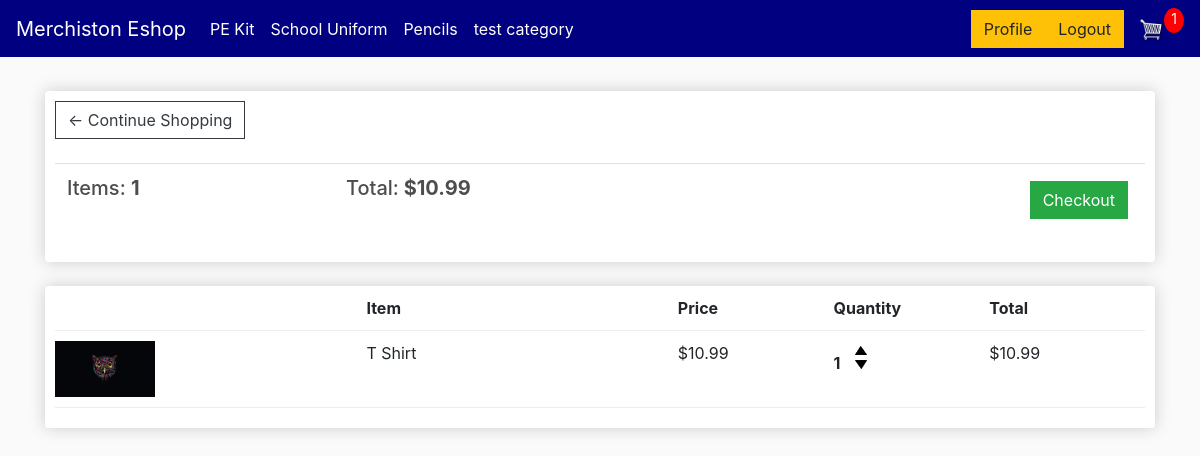
The app's page /cart/ (signed in) with its own data.
### store/models.py (models this page shows, shortened)
class Category(models.Model):
    title = models.CharField(max_length=255)
    slug = models.SlugField(max_length=255, unique=True, default=uuid.uuid1)
    class Meta:
        verbose_name_plural = 'Categories'

class Order(models.Model):
    customer = models.ForeignKey(Customer, on_delete=models.SET_NULL, null=True, blank=True)
    date_ordered = models.DateTimeField(auto_now_add=True)
    complete = models.BooleanField(default=False)
    transaction_id = models.CharField(max_length=100, null=True)
    @property
    def get_cart_total(self):
        orderitems = self.orderitem_set.all()
        total = sum([item.get_total for item in orderitems])
        return total
    @property
    def get_cart_items(self):
        orderitems = self.orderitem_set.all()
        total = sum([item.quantity for item in orderitems])
        return total

class OrderItem(models.Model):
    product = models.ForeignKey(Product, on_delete=models.SET_NULL, null=True)
    order = models.ForeignKey(Order, on_delete=models.SET_NULL, null=True)
    quantity = models.IntegerField(default=0, null=True, blank=True)
    date_added = models.DateTimeField(auto_now_add=True)
    @property
    def get_total(self):
        total = self.product.price * self.quantity
        return total

class Product(models.Model):
    category = models.ForeignKey(Category, related_name='products', on_delete=models.CASCADE, default=1)
    name = models.CharField(max_length=200)
    price = models.FloatField()
    digital = models.BooleanField(default=False, null=True, blank=True)
    image = models.ImageField(null=True, blank=True)
    description = models.TextField(null=True, blank=True)
    slug = models.SlugField(max_length=255, unique=True, default=uuid.uuid1)
    @property
    def imageURL(self):
        try:
            url = self.image.url
        except:
            url = ''
        return url
    class Meta:
        unique_together = ('name', 'slug')

### store/views.py (the view)
# urls.py: path('cart/', views.cart, name="cart"),
def cart(request):
    data = cartData(request)
    cartItems = data['cartItems']
    order = data['order']
    items = data['items']
    context = {'items': items, 'order': order, 'cartItems': cartItems}
    return render(request, 'store/cart.html', context)

### store/context_processors.py (called while the page is built)
def menu_categories(request):
    categories = Category.objects.all()
    return {'menu_categories': categories}

### store/utils.py (called while the page is built)
def cartData(request):
    if request.user.is_authenticated:
        customer = request.user.customer
        order, created = Order.objects.get_or_create(customer=customer, complete=False)
        items = order.orderitem_set.all()
        cartItems = order.get_cart_items
    else:
        cookieData = cookieCart(request)
        cartItems = cookieData['cartItems']
        order = cookieData['order']
        items = cookieData['items']
    return {'cartItems': cartItems, 'order': order, 'items': items}

### store/templates/store/cart.html
{% extends 'store/main.html' %}
{% load static %}
{% block content %}
	<div class="row">
		<div class="col-lg-12">
			<div class="box-element">
				<a  class="btn btn-outline-dark" href="{% url 'store' %}">&#x2190; Continue Shopping</a>
				<br>
				<br>
				<table class="table">
					<tr>
						<th><h5>Items: <strong>{{order.get_cart_items}}</strong></h5></th>
						<th><h5>Total:<strong> ${{order.get_cart_total|floatformat:2}}</strong></h5></th>
						<th>
							<a  style="float:right; margin:5px;" class="btn btn-success" href="{% url 'checkout' %}">Checkout</a>
						</th>
					</tr>
				</table>
			</div>
			<br>
			<div class="box-element">
				<div class="cart-row">
					<div style="flex:2"></div>
					<div style="flex:2"><strong>Item</strong></div>
					<div style="flex:1"><strong>Price</strong></div>
					<div style="flex:1"><strong>Quantity</strong></div>
					<div style="flex:1"><strong>Total</strong></div>
				</div>
				{% for item in items %}
				<div class="cart-row">
					<div style="flex:2"><img class="row-image" src="{{item.product.imageURL}}"></div>
					<div style="flex:2"><p>{{item.product.name}}</p></div>
					<div style="flex:1"><p>${{item.product.price|floatformat:2}}</p></div>
					<div style="flex:1">
						<p class="quantity">{{item.quantity}}</p>
						<div class="quantity">
							<img data-product="{{item.product.id}}" data-action="add" class="chg-quantity update-cart" src="{% static  'images/arrow-up.png' %}">
							<img data-product="{{item.product.id}}" data-action="remove" class="chg-quantity update-cart" src="{% static  'images/arrow-down.png' %}">
						</div>
					</div>
					<div style="flex:1"><p>${{item.get_total|floatformat:2}}</p></div>
				</div>
				{% endfor %}
			</div>
		</div>
	</div>
{% endblock content %}

### store/templates/store/main.html (shortened to what this page needs)
<!DOCTYPE html>
{% load static %}
<html>
<head>
	<link rel="stylesheet" href="https://stackpath.bootstrapcdn.com/bootstrap/4.4.1/css/bootstrap.min.css">
	<link rel="stylesheet" type="text/css" href="{% static 'css/main.css' %}">
</head>
<body>
	<nav class="navbar navbar-expand-lg navbar-dark bg-dark">
	  <a class="navbar-brand" href="{% url 'store' %}">Merchiston Eshop</a>
	  <div class="collapse navbar-collapse" id="navbarSupportedContent">
	    <ul class="navbar-nav mr-auto">
            {% for category in menu_categories %}
                {% if not category.children.all %}
                    <li class="nav-item active">
                <a class="nav-link" href="{% url 'category_detail' category.slug %}">{{ category.title }}</a>
                {% endif %}
					{% endfor %}
                </li>
	    </ul>
	    <div class="form-inline my-2 my-lg-0">
            {% if user.is_authenticated %}
                <a href="{% url 'profile' %}"class="btn btn-warning">Profile</a>
	     	    <a href="{% url 'logout' %}"class="btn btn-warning">Logout</a>
            {% else %}
	     	    <a href="{% url 'login' %}"class="btn btn-warning">Login</a>
                <a href="{% url 'register' %}"class="btn btn-warning">Register</a>
            {% endif %}
            <a href="{% url 'cart' %}">
	    		<img  id="cart-icon" src="{% static 'images/cart.png' %}">
	    	</a>
	    	<p id="cart-total">{{cartItems}}</p>
	    </div>
	  </div>
	</nav>
     <div class="container">
            <br>
            {% block content %}
            {% endblock content %}
         </div>
</body>
</html>

### static/css/main.css (style rules this page uses)
body { background-color: hsl(0, 0%, 98%); }
h1,h2,h3,h4,h5,h6 { color:hsl(0, 0%, 30%); }
.box-element { box-shadow:hsl(0, 0%, 80%) 0 0 16px; background-color: #fff; border-radius: 4px; padding: 10px; }
.bg-dark { background-color: #000080!important; }
#cart-icon { width:25px; display: inline-block; margin-left: 15px; }
#cart-total { display: block; text-align: center; color:#fff; background-color: red; width: 20px; height: 25px; border-radius: 50%; font-size: 14px; }
.col-lg-4, .col-lg-6, .col-lg-8, .col-lg-12 { margin-top: 10px; }
.btn { border-radius: 0; }
.row-image { width: 100px; }
.cart-row { display: flex; align-items: flex-stretch; padding-bottom: 10px; margin-bottom: 10px; border-bottom: 1px solid #ececec; }
.quantity { display: inline-block; font-weight: 700; padding-right:10px; }
.chg-quantity { width: 12px; cursor: pointer; display: block; margin-top: 5px; transition:.1s; }

### records on screen
Category: title "PE Kit"
Category: title "School Uniform"
Category: title "Pencils"
Category: title "test category"
Order: get_cart_items "1", get_cart_total "10.99"
OrderItem: product.imageURL (picture), product.name "T Shirt", product.price "10.99", quantity "1", get_total "10.99"

### other values on screen
{{ cartItems }} "1"
